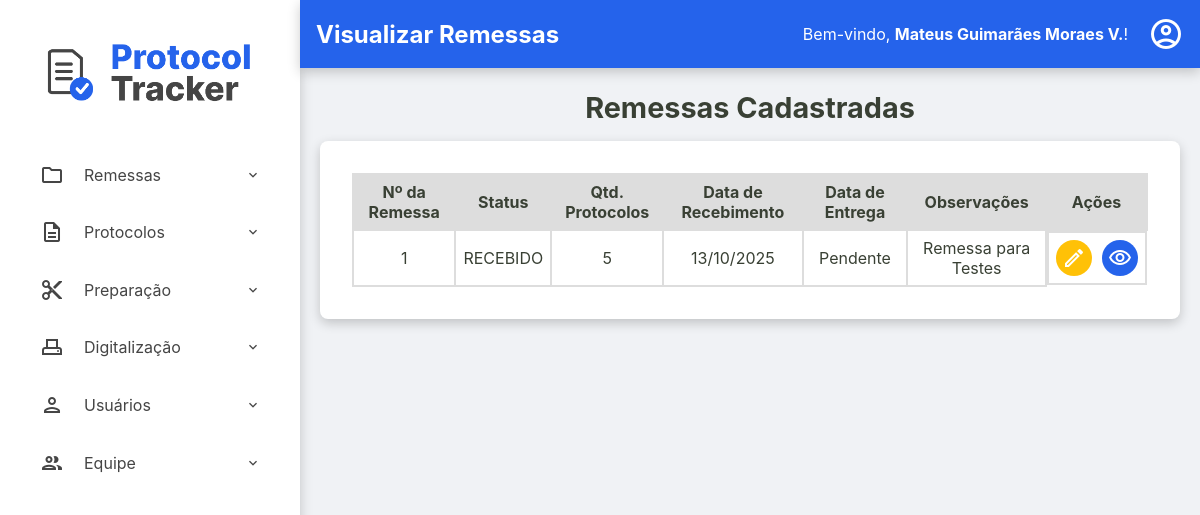
The app's page /admin/remessas/visualizar-remessas (signed in), older data.
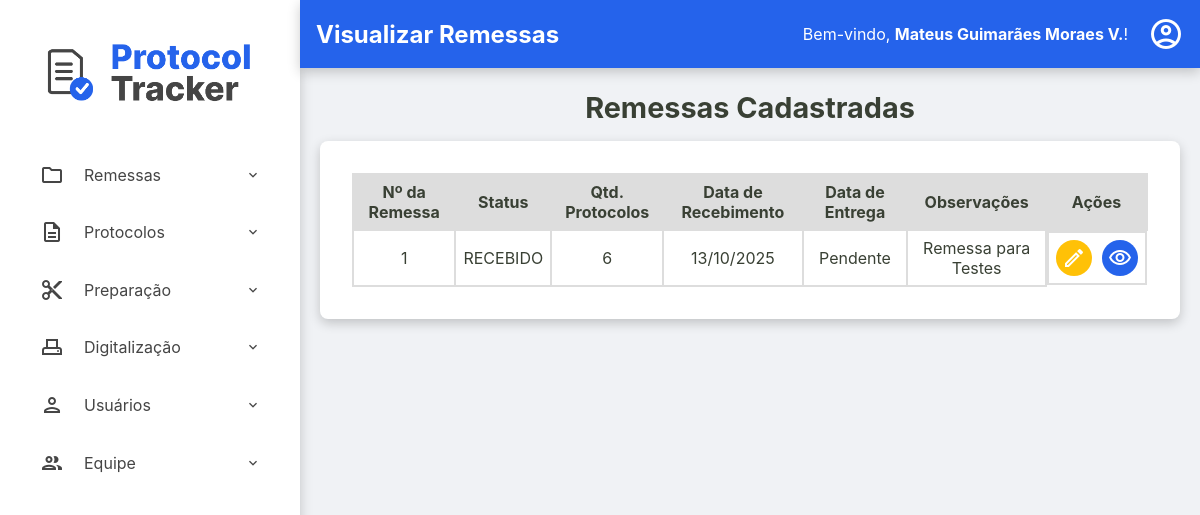
The same page, newer data.
### tables this page shows
CREATE TABLE remessas (
    numero_remessa INTEGER PRIMARY KEY, -- SQLite vai gerenciar o autoincremento aqui
    id TEXT NOT NULL UNIQUE, -- Seu ID de texto continua sendo obrigatório e único
    data_recebimento TEXT NOT NULL,
    data_entrega TEXT NULL,
    status TEXT NOT NULL DEFAULT 'RECEBIDO',
    quantidade_protocolos INTEGER NULL CHECK (quantidade_protocolos >= 0),
    id_administrador INTEGER NOT NULL,
    observacoes TEXT NULL,
    FOREIGN KEY (id_administrador) REFERENCES usuarios (id)
  );

### src/Controller/Admin/RemessaController.php (called while the page is built, shortened)
<?php
class RemessaController
{
    public function exibirRemessas(?string $erro = null)
    {
        try {
            $listaRemessas = $this->remessaRepository->all();
            require __DIR__ . '/../../../templates/admin/visualizar-remessas.php';
        } catch (Exception $e) {
            $this->home($e->getMessage());
        }
    }
}

### src/Repository/RemessaRepository.php (called while the page is built, shortened)
<?php
class RemessaRepository implements RemessaRepositoryInterface
{
    private PDO $connection;
    public function __construct(PDO $connection)
    {
        $this->connection = $connection;
    }
    public function all(): array
    {
        $sqlQuery = "SELECT * FROM remessas ORDER BY data_recebimento DESC;";
        $stmt = $this->connection->query($sqlQuery);
        return $this->hidrataLista($stmt);
    }
    private function hidrataLista(PDOStatement $stmt): array
    {
        $listaDeRemessas = [];
        while($dadosRemessa = $stmt->fetch()){
            $listaDeRemessas[] = Remessa::fromArray($dadosRemessa);
        }
        return $listaDeRemessas;
    }
}

### src/Model/Remessa.php (called while the page is built, shortened)
<?php
class Remessa {
    public function getId(): string { return $this->id; }
    public function getNumeroRemessa(): int { return $this->numero_remessa; }
    public function getDataRecebimento(): DateTimeImmutable { return $this->data_recebimento; }
    public function getDataEntrega(): ?DateTimeImmutable { return $this->data_entrega; }
    public function getStatus(): string { return $this->status; }
    public function getQuantidadeProtocolos(): ?int { return $this->quantidade_protocolos; }
    public function getObservacoes(): ?string { return $this->observacoes; }
    public static function fromArray(array $array): self
    {
        try {
            $data_recebimento = new DateTimeImmutable($array['data_recebimento']);
            $data_entrega = isset($array['data_entrega']) ? new DateTimeImmutable($array['data_entrega']) : null;
        } catch (Exception $e) {
            throw new Exception("Falha ao criar data");
        }
        return new self(
            $array['id'],
            (int) $array['numero_remessa'] ?? null,
            $data_recebimento,
            $data_entrega,
            $array['status'],
            isset($array['quantidade_protocolos']) ? (int)$array['quantidade_protocolos'] : null,
            (int)$array['id_administrador'],
            $array['observacoes'] ?? null
        );
    }
}

### templates/admin/visualizar-remessas.php (the view, shortened to what this page needs)
<?php require __DIR__ . '/../components/_header.php'; ?>
<h2>Remessas Cadastradas</h2>
<section class="listagem-container">
    <table id="tabela-remessas" class="protocolos-table datatable-js">
        <thead>
            <tr>
                <th>Nº da Remessa</th>
                <th>Status</th>
                <th>Qtd. Protocolos</th>
                <th>Data de Recebimento</th>
                <th>Data de Entrega</th>
                <th>Observações</th>
                <th class="acoes-header">Ações</th>
            </tr>
        </thead>
        <tbody>
            <?php foreach ($listaRemessas as $remessa): ?>
                <tr>
                    <td><?= htmlspecialchars($remessa->getNumeroRemessa()) ?></td>
                    <td><?= htmlspecialchars($remessa->getStatus()) ?></td>
                    <td><?= htmlspecialchars($remessa->getQuantidadeProtocolos() ?? 0) ?></td>
                    <td><?= $remessa->getDataRecebimento() ? $remessa->getDataRecebimento()->format('d/m/Y') : 'N/A' ?></td>
                    <td><?= $remessa->getDataEntrega() ? $remessa->getDataEntrega()->format('d/m/Y') : 'Pendente' ?></td>
                    <td><?= htmlspecialchars($remessa->getObservacoes() ?? '') ?></td>
                    <td class="acoes-cell">
                        <a href="/admin/remessas/editar-remessa?id=<?= htmlspecialchars($remessa->getId()) ?>" class="btn-acao btn-editar" title="Editar Remessa">
                            <span class="material-icons-outlined">edit</span>
                        </a>
                        <a href="/admin/remessas/protocolos?id=<?= htmlspecialchars($remessa->getId()) ?>" class="btn-acao btn-detalhes" title="Ver Detalhes/Protocolos">
                            <span class="material-icons-outlined">visibility</span>
                        </a>
                    </td>
                </tr>
            <?php endforeach; ?>
        </tbody>
    </table>
</section>
<?php require __DIR__ . '/../components/_footer.php'; ?>

Row changes from the older to the newer data that the page shows:
changed remessas "RECEBIDO": quantidade_protocolos "5" → "6"
